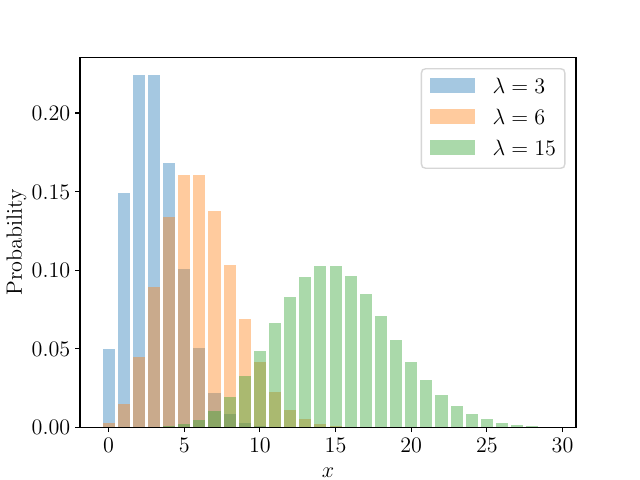

The Python source for this figure:
import matplotlib.pyplot as plt
import numpy as np
from scipy.special import factorial

# Hypothesis space
x = np.arange(0, 30)

# Three poisson distributions
p1 = 3.0**x * np.exp(-3.0) / factorial(x)
#p1 = p1/p1.sum()

p2 = 6.0**x * np.exp(-6.0) / factorial(x)
#p2 = p2/p2.sum()

p3 = 15.0**x * np.exp(-15.0) / factorial(x)
#p3 = p3/p3.sum()


# Set fonts
plt.rc("font", size=16, family="Serif", serif="Computer Sans")
plt.rc("text", usetex=True)

# Make the plot
plt.bar(x, p1, alpha=0.4, label=r"$\lambda = 3$")
plt.bar(x, p2, alpha=0.4, label=r"$\lambda = 6$")
plt.bar(x, p3, alpha=0.4, label=r"$\lambda = 15$")
plt.xlabel(r"$x$")
plt.ylabel("Probability")
plt.legend(loc="upper right")
plt.savefig("poisson.pdf")

